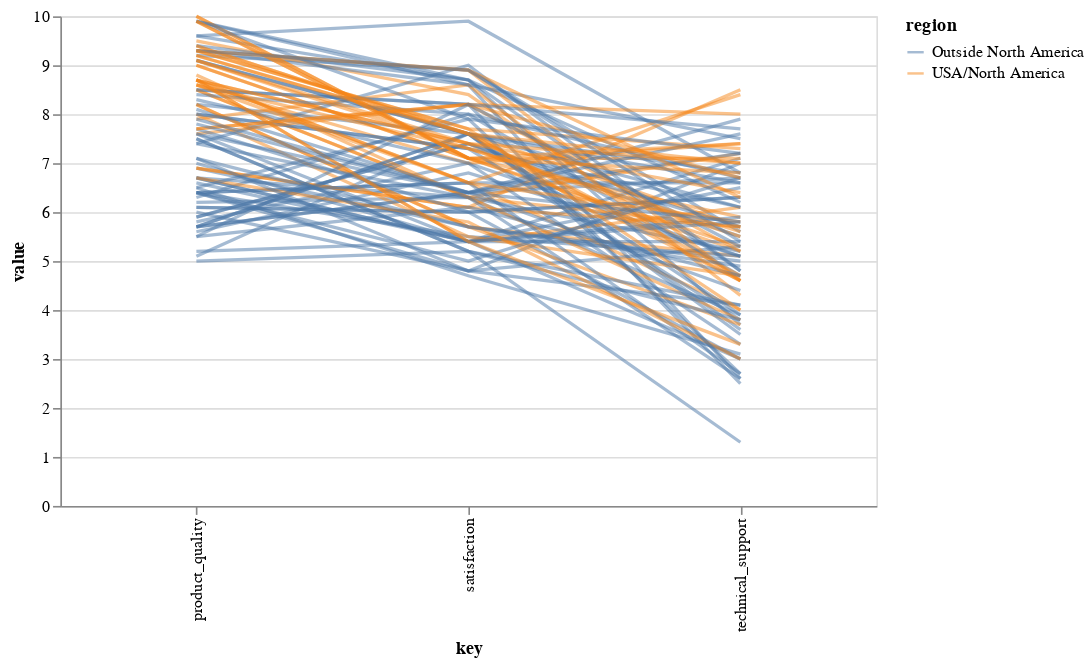

The notebook cell this image was saved under:
### Code cell
import altair as alt

alt.Chart(df).transform_window(
    index='count()'
).transform_fold(
    ['satisfaction', 'product_quality', "technical_support"]
).mark_line().encode(
    x='key:N',
    y='value:Q',
    color='region:N',
    detail='index:N',
    opacity=alt.value(0.5)
).properties(width=500)
